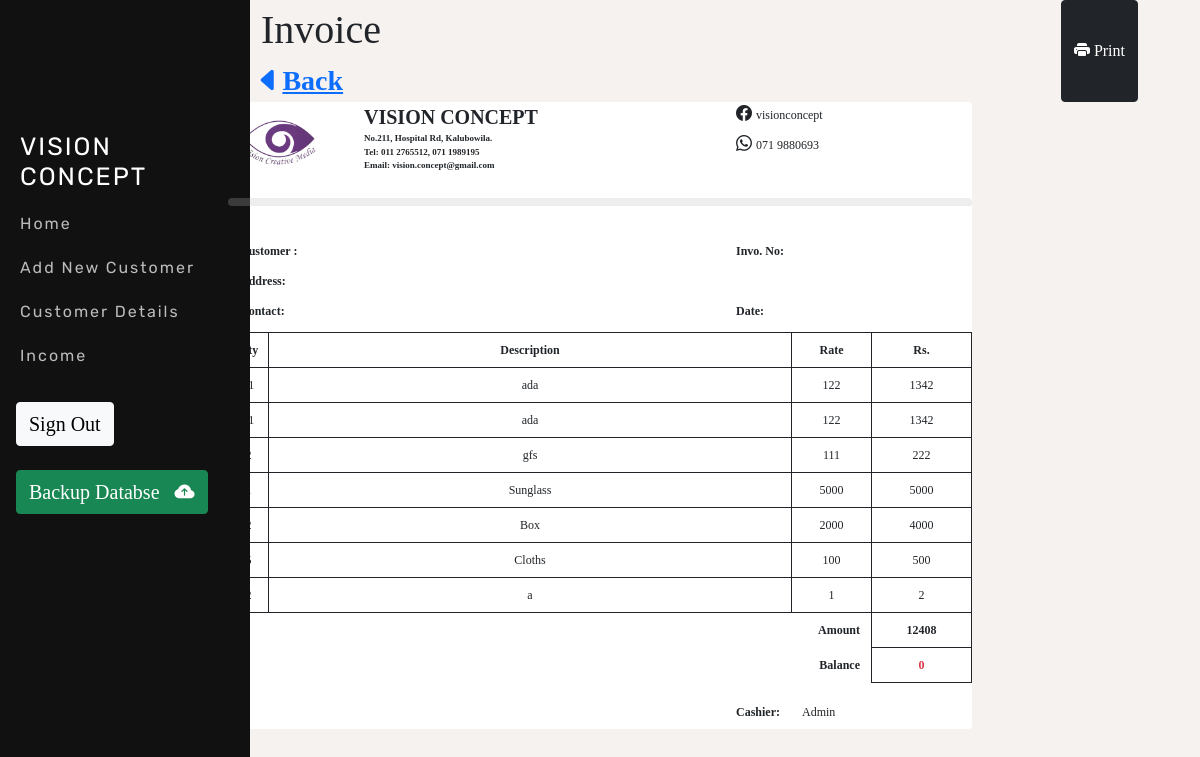
The app's page /invoice.php, older data.
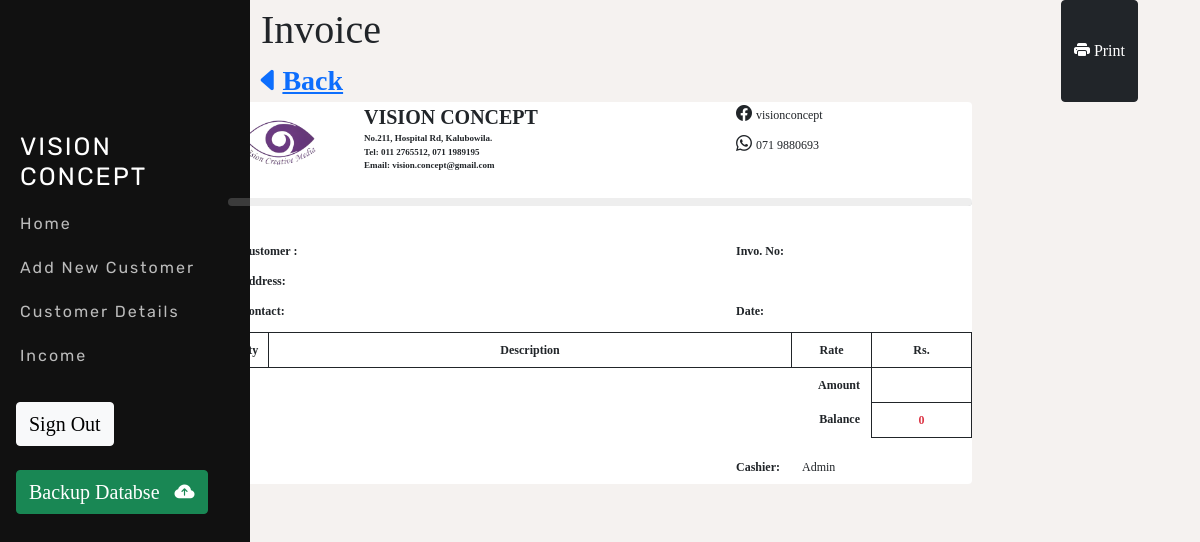
The same page, newer data.
### tables this page shows
CREATE TABLE `invoice_item` (
  `id` int NOT NULL AUTO_INCREMENT,
  `invoice_id` varchar(70) DEFAULT NULL,
  `qty` varchar(100) DEFAULT NULL,
  `description` varchar(200) DEFAULT NULL,
  `rate` double DEFAULT NULL,
  PRIMARY KEY (`id`),
  KEY `FK_invoice_item_invoice` (`invoice_id`),
  CONSTRAINT `FK_invoice_item_invoice` FOREIGN KEY (`invoice_id`) REFERENCES `invoice` (`id`)
);

### connection.php (called while the page is built, shortened)
<?php
class Database{
    public static $connection;
    public static function setUpConnection(){
        if(!isset(Database::$connection)){
                Database::$connection = new mysqli("localhost","root","MTrw@20021022","vision_concept","3306");
        }
    }
    public static function search($q){
        $resultset = Database::$connection->query($q);
        return $resultset;
    }
}
?>

### invoice.php (the view, shortened to what the changed rows need)
<!DOCTYPE html>
<html lang="en">
<head>
    <link rel="stylesheet" href="https://cdn.jsdelivr.net/npm/bootstrap-icons@1.8.3/font/bootstrap-icons.css">
    <link rel="stylesheet" href="style.css">
    <link rel="stylesheet" href="bootstrap.css">
    <link rel="stylesheet" href="https://cdn.jsdelivr.net/npm/bootstrap-icons@1.5.0/font/bootstrap-icons.css">
    <link rel="stylesheet" href="https://use.fontawesome.com/releases/v5.7.2/css/all.css" />
    <link rel="stylesheet" href="https://stackpath.bootstrapcdn.com/bootstrap/5.0.0-alpha1/css/bootstrap.min.css" />
    <link rel="stylesheet" href="https://use.fontawesome.com/releases/v5.7.2/css/all.css" />
</head>
<body class="body">
    <div class="container  mb-5">
        <div class="row">
            <div class="d-none d-lg-block">
                <?php
                require "sideBar.php"
                ?>
            </div>
            <div class="col-lg-8 bg-body offset-lg-2 rounded mb-3" id="page">
                <div class="row">
                            <?php
                            require "connection.php";
                            $invoid = $_GET["invoid"];
                            ?>
                    <div class="mt-1">
                        <div class="row">
                            <table class="table table-bordered border-dark" style="font-size: 12px;">
                                <thead>
                                    <tr class="border border-0 border-dark ">
                                        <th class="text-center border-dark border border-1" style="width: 40px;">Qty</th>
                                        <th class="text-center border-dark border border-1">Description</th>
                                        <th class="text-center border-dark border border-1" style="width: 80px;">Rate</th>
                                        <th class="text-center border-dark border border-1" style="width: 100px;">Rs.</th>
                                    </tr>
                                </thead>
                                <tbody>
                                    <?php
                                    $invoice_rs = Database::search("SELECT * FROM `invoice_item` WHERE `invoice_id`='" . $invoid . "'");
                                    $invoice_num = $invoice_rs->num_rows;
                                    for ($i = 0; $i < $invoice_num; $i++) {
                                        $invoice_data = $invoice_rs->fetch_assoc();
                                    ?>
                                        <tr>
                                            <td class="text-center text-dark"><?php echo $invoice_data["qty"]; ?></td>
                                            <td class="text-center text-dark"><?php echo $invoice_data["description"]; ?></td>
                                            <td class="text-center text-dark"><?php echo $invoice_data["rate"]; ?></td>
                                            <td class="text-center text-dark"><?php echo $invoice_data["qty"] * $invoice_data["rate"]; ?></td>
                                        </tr>
                                    <?php
                                    }
                                    $invoicesum_rs = Database::search("SELECT SUM(rate) AS sumrate, SUM(rate*qty) AS sumprice FROM `invoice_item` WHERE `invoice_id`='" . $invoid . "'");
                                    $invoicesum_data = $invoicesum_rs->fetch_assoc();
                                    ?>
                                    <tr class="border border-0 border-dark ">
                                        <td class="text-center text-dark border-0"></td>
                                        <td class="text-center text-dark border-dark border border-0"></td>
                                        <td class="text-end text-dark fw-bold border-0">Amount&nbsp;</td>
                                        <td class="text-center text-dark fw-bold"><?php echo $invoicesum_data["sumprice"]; ?></td>
                                    </tr>
                                </tbody>
                            </table>
                        </div>
                    </div>
                </div>
            </div>
        </div>
    </div>
</body>
</html>

Row changes from the older to the newer data that the page shows:
no longer on this page (row edited): invoice_item: description "ada", rate "122", $invoice_data["qty"] * $invoice_data["rate"] "1342"
no longer on this page (row edited): invoice_item: description "ada", rate "122", $invoice_data["qty"] * $invoice_data["rate"] "1342"
no longer on this page (row edited): invoice_item: description "gfs", rate "111", $invoice_data["qty"] * $invoice_data["rate"] "222"
no longer on this page (row edited): invoice_item: description "Sunglass", rate "5000", $invoice_data['qty']*$invoice_data['rate'] "5000"
no longer on this page (row edited): invoice_item: description "Box", rate "2000", $invoice_data["qty"] * $invoice_data["rate"] "4000"
no longer on this page (row edited): invoice_item: description "Cloths", rate "100", $invoice_data["qty"] * $invoice_data["rate"] "500"
no longer on this page (row edited): invoice_item: description "a", rate "1", $invoice_data['qty']*$invoice_data['rate'] "2"
Text that changed along with them:
$invoicesum_data["sumprice"]: "12408" → (not shown)
